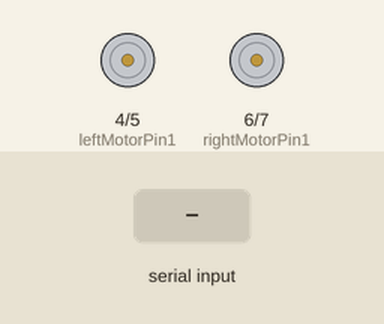
The sketch below on a simulated Arduino Uno, built with avr-gcc and run on an emulated ATmega328P. On the bench: motor-driver pin pairs drawn as motors (green arrow = first pin HIGH = forward, orange = second pin HIGH = backward, longer = more drive, scaled by the enable pin). Inputs (shaded band) come from the test bench. What the sketch prints to the serial monitor is not drawn.

Above: at 1.2 s.
1.3 s: "F" received over the second serial link
At 1.9 s:
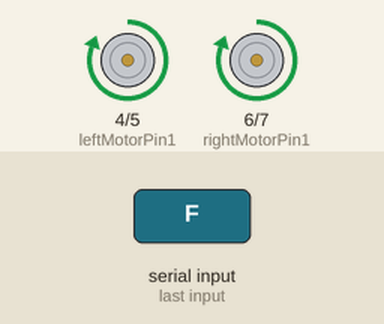
2.8 s: "B" received over the second serial link
At 3.1 s:
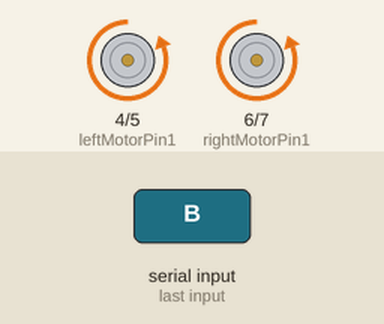
4.3 s: "L" received over the second serial link
At 5.4 s:
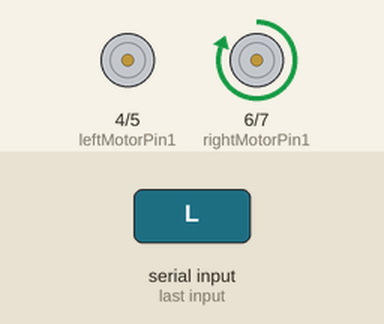
5.8 s: "R" received over the second serial link
At 6.6 s:
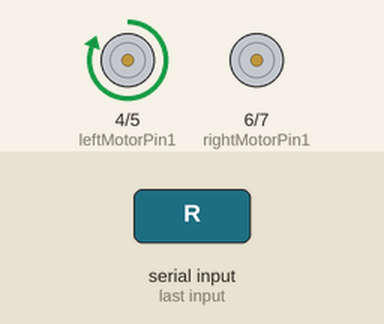
7.3 s: "S" received over the second serial link
At 7.7 s:
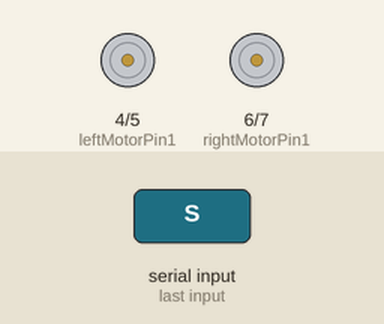
Timing chart, 0 to 9.8 s (numbered marks = the images above; inputs shaded):
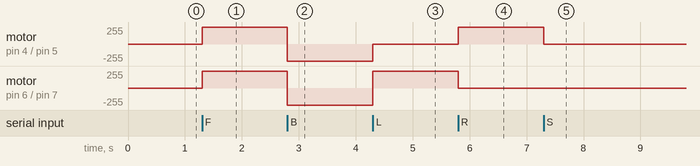

The sketch:

gesturerobotcommands.ino
```cpp
#include <SoftwareSerial.h>

const int leftMotorPin1 = 4;
const int leftMotorPin2 = 5;
const int rightMotorPin1 = 6;
const int rightMotorPin2 = 7;
const int leftEnable = 10;
const int rightEnable = 11;

SoftwareSerial BTSerial(8, 9);

char currentCommand = 'S';  // Default command to stop

void setup() {
  Serial.begin(9600);
  BTSerial.begin(9600);

  pinMode(leftMotorPin1, OUTPUT);
  pinMode(leftMotorPin2, OUTPUT);
  pinMode(rightMotorPin1, OUTPUT);
  pinMode(rightMotorPin2, OUTPUT);
  pinMode(leftEnable, OUTPUT);
  pinMode(rightEnable, OUTPUT);

  digitalWrite(leftEnable, HIGH);
  digitalWrite(rightEnable, HIGH);

  Serial.println("Robot ready!");
}

void loop() {
  if (BTSerial.available()) {
    char newCommand = BTSerial.read();
    if (newCommand != currentCommand) {
      currentCommand = newCommand;
      executeCommand(currentCommand);
    }
  }
}

void executeCommand(char command) {
  switch (command) {
    case 'F':
      moveForward();
      break;
    case 'B':
      moveBackward();
      break;
    case 'L':
      turnLeft();
      break;
    case 'R':
      turnRight();
      break;
    case 'S':
    default:
      stopMotors();
      break;
  }
}

void moveForward() {
  digitalWrite(leftMotorPin1, HIGH);
  digitalWrite(leftMotorPin2, LOW);
  digitalWrite(rightMotorPin1, HIGH);
  digitalWrite(rightMotorPin2, LOW);
}

void moveBackward() {
  digitalWrite(leftMotorPin1, LOW);
  digitalWrite(leftMotorPin2, HIGH);
  digitalWrite(rightMotorPin1, LOW);
  digitalWrite(rightMotorPin2, HIGH);
}

void turnLeft() {
  digitalWrite(leftMotorPin1, LOW);
  digitalWrite(leftMotorPin2, LOW);
  digitalWrite(rightMotorPin1, HIGH);
  digitalWrite(rightMotorPin2, LOW);
}

void turnRight() {
  digitalWrite(leftMotorPin1, HIGH);
  digitalWrite(leftMotorPin2, LOW);
  digitalWrite(rightMotorPin1, LOW);
  digitalWrite(rightMotorPin2, LOW);
}

void stopMotors() {
  digitalWrite(leftMotorPin1, LOW);
  digitalWrite(leftMotorPin2, LOW);
  digitalWrite(rightMotorPin1, LOW);
  digitalWrite(rightMotorPin2, LOW);
}
```

Measured:
- after the input at 1.3 s, motor on pin 4 (leftMotorPin1) / pin 5 (leftMotorPin2), motor on pin 6 (rightMotorPin1) / pin 7 (rightMotorPin2): stopped → forward 255/255 at once
- after the input at 2.8 s, motor on pin 4 (leftMotorPin1) / pin 5 (leftMotorPin2), motor on pin 6 (rightMotorPin1) / pin 7 (rightMotorPin2): forward 255/255 → backward 255/255 at once
- after the input at 4.3 s, motor on pin 4 (leftMotorPin1) / pin 5 (leftMotorPin2): backward 255/255 → stopped at once; motor on pin 6 (rightMotorPin1) / pin 7 (rightMotorPin2): backward 255/255 → forward 255/255 at once
- after the input at 5.8 s, motor on pin 4 (leftMotorPin1) / pin 5 (leftMotorPin2): stopped → forward 255/255 at once; motor on pin 6 (rightMotorPin1) / pin 7 (rightMotorPin2): forward 255/255 → stopped at once
- after the input at 7.3 s, motor on pin 4 (leftMotorPin1) / pin 5 (leftMotorPin2): forward 255/255 → stopped at once
